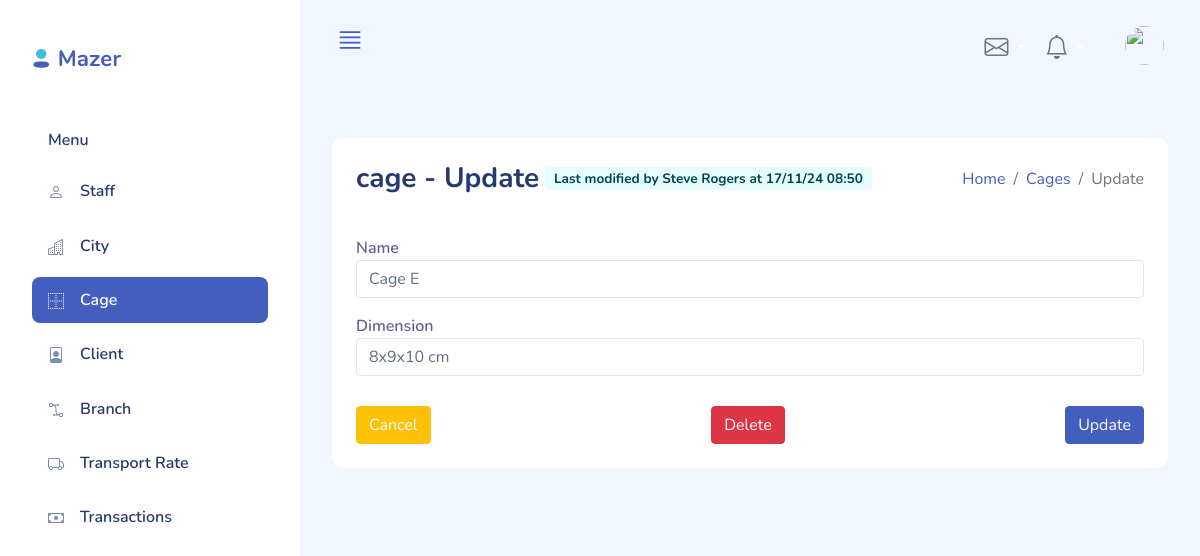
The app's page /index.php?page=cage_detail&mode=update&id=5 (signed in) with its own data.
### tables this page shows
CREATE TABLE `staff` (
  `Id` varchar(50) NOT NULL,
  `Name` varchar(45) NOT NULL,
  `BranchId` int(11) NOT NULL,
  `Username` varchar(64) NOT NULL,
  `Password` varchar(256) NOT NULL,
  `Role` varchar(45) NOT NULL,
  `LastUpdateTime` timestamp NOT NULL DEFAULT current_timestamp(),
  `LastModifier` varchar(50) DEFAULT NULL,
  PRIMARY KEY (`Id`),
  KEY `fk_Staff_Branch1_idx` (`BranchId`),
  KEY `fk_Staff_Staff1_idx` (`LastModifier`),
  CONSTRAINT `fk_Staff_Branch1` FOREIGN KEY (`BranchId`) REFERENCES `branch` (`Id`) ON DELETE NO ACTION ON UPDATE NO ACTION,
  CONSTRAINT `fk_Staff_Staff1` FOREIGN KEY (`LastModifier`) REFERENCES `staff` (`Id`) ON DELETE NO ACTION ON UPDATE NO ACTION
);

CREATE TABLE `cage` (
  `Id` smallint(5) unsigned NOT NULL AUTO_INCREMENT,
  `Name` varchar(45) NOT NULL,
  `Dimensions` varchar(45) NOT NULL,
  `LastUpdateTime` timestamp NOT NULL DEFAULT current_timestamp(),
  `LastModifier` varchar(50) DEFAULT NULL,
  PRIMARY KEY (`Id`),
  KEY `fk_Cage_Staff1_idx` (`LastModifier`),
  CONSTRAINT `fk_Cage_Staff1` FOREIGN KEY (`LastModifier`) REFERENCES `staff` (`Id`) ON DELETE NO ACTION ON UPDATE NO ACTION
);

### classes/cage.php (called while the page is built, shortened)
<?php
class Cage{
    private $dbCon;
    public function __construct($dbConnection){
        $this->dbCon = $dbConnection;
    }
    public function get_data($column="*", $constraints="1",$limit=10){
        $q = "SELECT $column FROM cage WHERE $constraints LIMIT $limit";
        $resultSet = $this->dbCon->query($q);
        return $resultSet;
    }
}
?>

### classes/staff.php (called while the page is built, shortened)
<?php
class Staff{
    private $dbCon;
    public function __construct($dbConnection){
        $this->dbCon = $dbConnection;
    }
    public function get_inner_join_data($column="*", $constraints="1",$limit=10){
        $q = "SELECT $column FROM staff s INNER JOIN branch b ON s.BranchId = b.Id LEFT JOIN staff modifier ON s.LastModifier = modifier.Id WHERE $constraints LIMIT $limit";
        $resultSet = $this->dbCon->query($q);
        return $resultSet;
    }
}
?>

### pages/cage_detail.php (the view, shortened to what this page needs)
<?php
if (!empty($_GET["mode"])){
    $mode=$_GET["mode"];
}
else{
    die('Incorrect Access');
}
require_once('./classes/cage.php');
require_once('./classes/staff.php');
$staff = new Staff($dbCon);
$cage = new cage($dbCon);
?>
<div class="card">
    <div class="d-flex justify-content-between align-items-center mb-3 card-header">
        <h1 class="h3 mb-0 text-gray-800">cage -
        <?php
            $modeText = "";
            switch($mode){
                case "update":
                    $modeText = "Update";
                    $id=$_GET["id"];
                    $col= "Id, Name, Dimensions, LastModifier, LastUpdateTime";
                    $resultSet = $cage->get_data($col, "Id=$id", 1);
                    if ($resultSet){
                        $row=$resultSet->fetch_array();
                    }
                    else{
                        die('Incorrect cage ID');
                    }
                    echo($modeText);
                    break;
            }
        ?></h1>
        <?php
            if ($mode == "update" && $row["LastModifier"]!=""){
                $resultSet = $staff->get_inner_join_data("s.Name as name", "s.Id=".$row['LastModifier'], 1);
                if ($resultSet){
                    $modifier=$resultSet->fetch_array();
                }
                else{
                    die('Incorrect modifier ID');
                }
                $timestamp = strtotime($row['LastUpdateTime']);
                echo('<span class="badge bg-light-info">Last modified by '.$modifier['name'].' at '.date("d/m/y H:i", $timestamp).'</span><div style="width:10%"></div>');
            }
        ?>
        <ol class="breadcrumb mb-0">
            <li class="breadcrumb-item"><a href="./">Home</a></li>
            <li class="breadcrumb-item"><a href="index.php?page=cages_list">Cages</a></li>
            <li class="breadcrumb-item active" aria_current="page"><?php echo($modeText) ?></li>
        </ol>
    </div>
    <div class="row card-body" style="padding-bottom:20px;">
        <div class="col-lg-12">
            <form enctype="multipart/form-data" method="POST" action="index.php?page=cages_list">
                <div class="form-group mb-3">
                    <label for="Name">Name</label>
                    <input class="form-control mb-3" type="text" placeholder="cage name" id="Name" name="Name" required value="<?php if ($mode=="update") echo($row["Name"]);?>">
                </div>
                <div class="form-group mb-3">
                    <label for="Dimension">Dimension</label>
                    <input class="form-control mb-3" type="text" placeholder="Cage dimension" id="Dimension" name="Dimension" required value="<?php if ($mode=="update") echo($row["Dimensions"]);?>">
                </div>
                <div class="row" style="margin-top: 30px">
                    <div class="col-sm-4">
                        <a href="index.php?page=cages_list"><button type="button" class="btn btn-warning">Cancel</button></a>
                    </div>
                    <div class="col-sm-4" style="text-align:center;">
                        <?php
                            if ($mode=="update"){
                            ?>
                                <div class="modal-danger me-1 mb-1 d-inline-block">
                                    <button type="button" class="btn btn-danger"
                                        data-bs-toggle="modal" data-bs-target="#danger">
                                        Delete
                                    </button>
                                </div>
                            <?php
                            }
                        ?>
                    </div>
                    <div class="col-sm-4" style="text-align:right;">
                        <button type="submit" class="btn btn-primary" name="save" value="Save">
                        <?php
                            switch($mode){
                                case "update":
                                    echo("Update");
                                    break;
                            }
                        ?>
                        </button>
                    </div>
                </div>
            </form>
        </div>
    </div>
</div>

### assets/css/app.css (style rules this page uses)
.btn.btn-danger,.btn.btn-info,.btn.btn-primary,.btn.btn-secondary,.btn.btn-success,.btn.btn-warning { color:#fff }
.card { margin-bottom:2.2rem;border:none }
.card .card-header { border:none }
.card .card-header~.card-body { padding-top:0 }
.card .card-body { padding:1.5rem }
.form-group { margin-bottom:.7rem }
.form-group label { color:rgba(35,28,99,.7);font-weight:600 }
a { text-decoration:none }
.bg-light-info { background-color:#e6fdff;color:#00474d }

### records on screen
staff: Name "Steve Rogers"
cage: LastUpdateTime "17/11/24 08:50", Name "Cage E", Dimension "8x9x10 cm"

### other values on screen
$modeText "Update"
